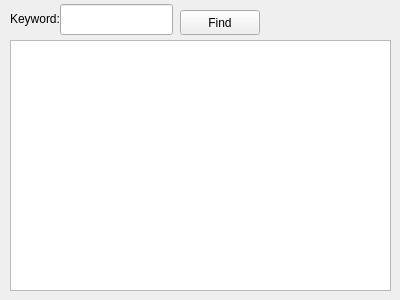
<?xml version="1.0" encoding="UTF-8"?>
<ui version="4.0">
 <class>Widget</class>
 <widget class="QWidget" name="Widget">
  <property name="geometry">
   <rect>
    <x>0</x>
    <y>0</y>
    <width>400</width>
    <height>300</height>
   </rect>
  </property>
  <property name="windowTitle">
   <string>Widget</string>
  </property>
  <widget class="QLabel" name="label">
   <property name="geometry">
    <rect>
     <x>10</x>
     <y>10</y>
     <width>54</width>
     <height>17</height>
    </rect>
   </property>
   <property name="text">
    <string>Keyword:</string>
   </property>
  </widget>
  <widget class="QLineEdit" name="lineEdit">
   <property name="geometry">
    <rect>
     <x>60</x>
     <y>4</y>
     <width>113</width>
     <height>31</height>
    </rect>
   </property>
  </widget>
  <widget class="QPushButton" name="findButton">
   <property name="geometry">
    <rect>
     <x>180</x>
     <y>10</y>
     <width>80</width>
     <height>25</height>
    </rect>
   </property>
   <property name="text">
    <string>Find</string>
   </property>
  </widget>
  <widget class="QTextEdit" name="textEdit">
   <property name="geometry">
    <rect>
     <x>10</x>
     <y>40</y>
     <width>381</width>
     <height>251</height>
    </rect>
   </property>
  </widget>
 </widget>
 <layoutdefault spacing="6" margin="11"/>
 <resources/>
 <connections/>
</ui>
